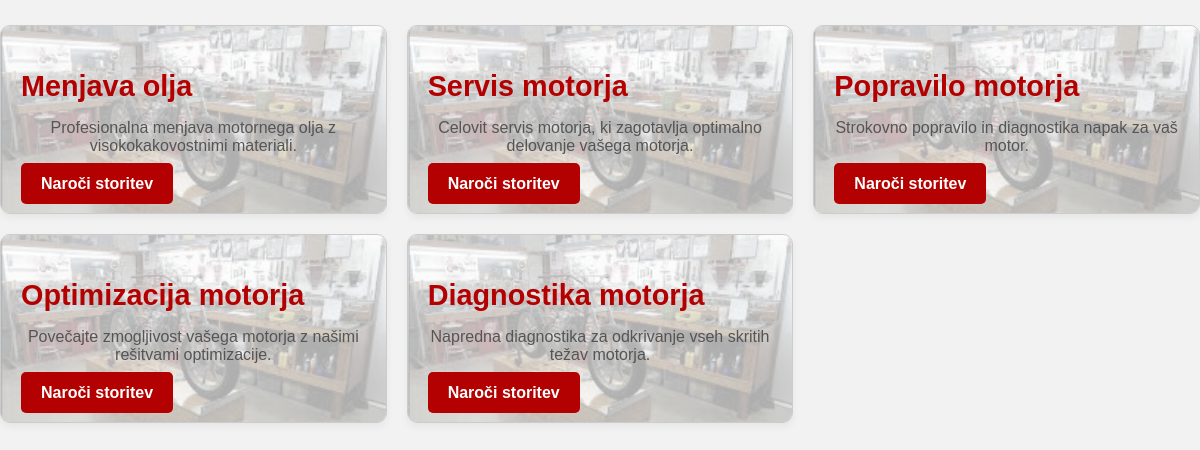
The app's page /Storitve1.php with its own data.
### tables this page shows
CREATE TABLE IF NOT EXISTS `services` (
  `id` int(11) NOT NULL AUTO_INCREMENT,
  `name` varchar(255) NOT NULL,
  `description` text DEFAULT NULL,
  `image` varchar(255) DEFAULT NULL,
  PRIMARY KEY (`id`)
);

### Storitve1.php (the view, shortened to what this page needs)
<?php
include 'login/db.php';
$selectSQL = "SELECT * FROM services";
$result = $conn->query($selectSQL);
$services = [];
if ($result->num_rows > 0) {
    while ($row = $result->fetch_assoc()) {
         $services[] = $row;
    }
}
?>
<!DOCTYPE html>
<html lang="sl">
<head>
  <link rel="stylesheet" href="../zaklucna/Storitve.css">
</head>
<body>
  <div class="service-container">
    <?php foreach ($services as $service): ?>
      <div class="service" style="--bg-url: url('<?php echo htmlspecialchars($service['image']); ?>');">
        <div class="service-content">
          <h2><?php echo htmlspecialchars($service['name']); ?></h2>
          <p><?php echo htmlspecialchars($service['description']); ?></p>
          <a class="order-btn" href="Obrazec_za_naročanje.php">Naroči storitev</a>
        </div>
      </div>
    <?php endforeach; ?>
  </div>
</body>
</html>

### Storitve.css (style rules this page uses)
body { font-family: Arial, sans-serif; background-color: #f2f2f2; margin: 0; }
.service-container { display: grid; grid-template-columns: repeat(3, 1fr); gap: 20px; padding-top: 2x; padding-bottom: 26px; margin-top: 25px; }
.service { position: relative; background: linear-gradient(135deg, #ffffff 0%, #f9f9f9 100%); border: 1px solid #ccc; border-radius: 10px; padding: 20px; box-shadow: 0 4px 8px rgba(0, 0, 0, 0.05); overflow: hidden; transition: transform 0.3s ease, box-shadow 0.3s ease; }
.service::before { content: ""; position: absolute; top: 0; left: 0; right: 0; bottom: 0; background-image: var(--bg-url); background-size: cover; background-position: center; filter: grayscale(50%); opacity: 0.3; z-index: 0; }
.service-content { position: relative; z-index: 1; }
.service h2 { color: #b30000; font-size: 1.8em; margin-bottom: 10px; }
.service p { color: #555; margin-bottom: 20px; text-align: center; }
.order-btn { background-color: #b30000; color: #fff; padding: 12px 20px; text-decoration: none; border-radius: 5px; font-weight: bold; transition: background-color 0.3s ease; }

### records on screen
services: name "Menjava olja", description "Profesionalna menjava motornega olja z visokokakovostnimi materiali."
services: name "Servis motorja", description "Celovit servis motorja, ki zagotavlja optimalno delovanje vašega motorja."
services: name "Popravilo motorja", description "Strokovno popravilo in diagnostika napak za vaš motor."
services: name "Optimizacija motorja", description "Povečajte zmogljivost vašega motorja z našimi rešitvami optimizacije."
services: name "Diagnostika motorja", description "Napredna diagnostika za odkrivanje vseh skritih težav motorja."
